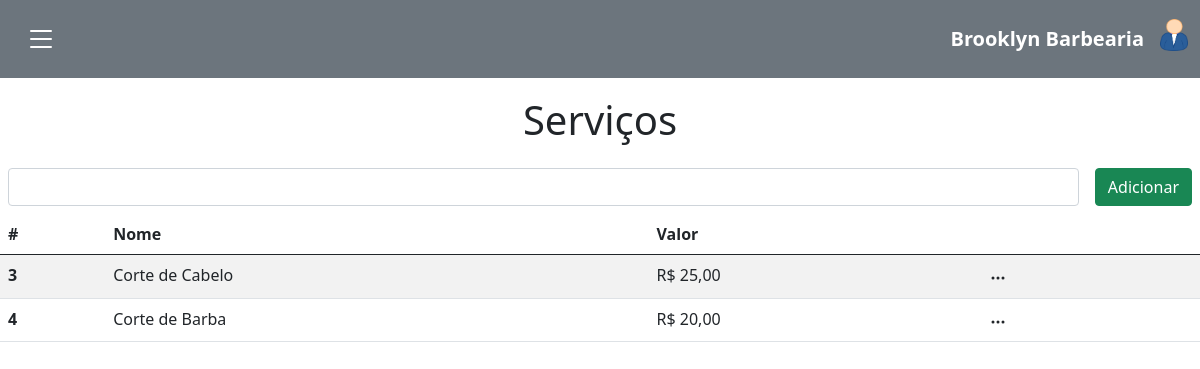
/admin/page/servico.php (signed in), run on the app's committed database.
### tables this page shows
CREATE TABLE IF NOT EXISTS `ser_servico` (
`ser_id` int NOT NULL AUTO_INCREMENT,
`ser_nome` varchar(255) NOT NULL ,
`ser_observacao` text DEFAULT NULL ,
`ser_valor` decimal(10,2) NOT NULL ,
`ser_duracao` time NOT NULL ,
`ser_ativo` int DEFAULT 1 ,
PRIMARY KEY (`ser_id`)
);

### admin/page/servico.php (the view, shortened to what this page needs)
<!DOCTYPE html>
<html lang="pt-br">
<head>
  <link href="https://cdn.jsdelivr.net/npm/bootstrap@5.0.2/dist/css/bootstrap.min.css" rel="stylesheet">
</head>
<body>
  <?php require_once('menu.php'); ?>
  <?php
  $sql = "SELECT * FROM ser_servico WHERE ser_ativo = 1";
  $query = mysqli_query($connection, $sql);
  ?>
  <h1 class="text-center mb-3" style="margin-top: 96px;">Serviços</h1>
  <div class="d-flex justify-content-end gap-3 p-2">
    <input type="text" class="form-control">
    <button class="btn btn-success" data-bs-toggle="modal" data-bs-target="#adicionarModal">Adicionar</button>
  </div>
  <table class="table table-striped">
    <thead>
      <tr>
        <th scope="col">#</th>
        <th scope="col">Nome</th>
        <th scope="col">Valor</th>
        <th scope="col"></th>
      </tr>
    </thead>
    <tbody>
      <?php while ($dados = mysqli_fetch_array($query)) { ?>
        <tr>
          <th scope="row"><?php echo $dados['ser_id']; ?></th>
          <td><?php echo $dados['ser_nome']; ?></td>
          <td><?php echo 'R$ ' . number_format($dados['ser_valor'], 2, ",", "."); ?></td>
          <td>
            <button class="btn btn-transparent pt-0 pb-0" type="button" id="dropdownMenuButton1" data-bs-toggle="dropdown" aria-expanded="false">
              <svg xmlns="http://www.w3.org/2000/svg" width="16" height="16" fill="currentColor" class="bi bi-three-dots" viewBox="0 0 16 16">
                <path d="M3 9.5a1.5 1.5 0 1 1 0-3 1.5 1.5 0 0 1 0 3m5 0a1.5 1.5 0 1 1 0-3 1.5 1.5 0 0 1 0 3m5 0a1.5 1.5 0 1 1 0-3 1.5 1.5 0 0 1 0 3" />
              </svg>
            </button>
          </td>
        </tr>
      <?php } ?>
    </tbody>
  </table>
</body>
</html>

### data on the page
ser_servico: ser_id "3", ser_nome "Corte de Cabelo", ser_valor "25,00"
ser_servico: ser_id "4", ser_nome "Corte de Barba", ser_valor "20,00"
